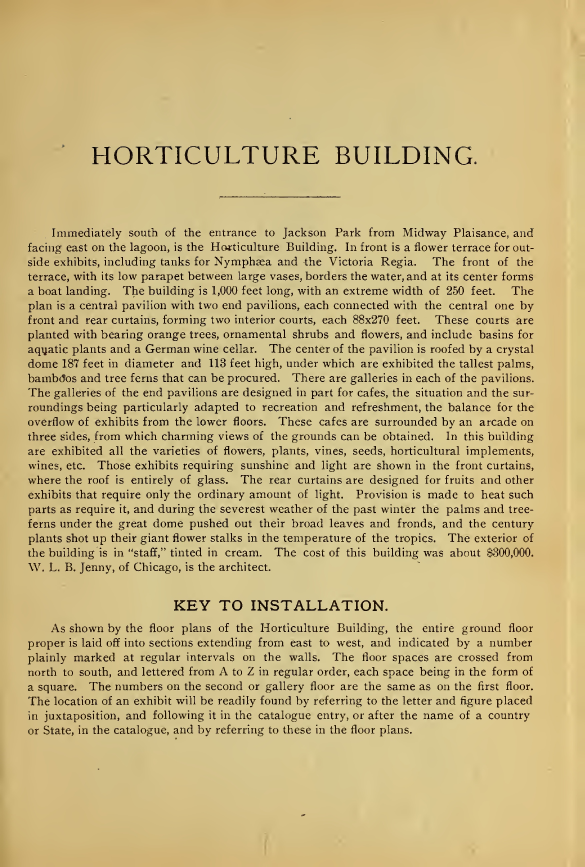
#> input picture art/source/exposition-horticulture/evidence/conkey-scan029.jpg, 1753 x 2600 px, found by its file name (shown at 1/3 size); its folder holds 3 pictures in this run; the run also reads 1 picture not shown here
$ python prepare-evidence.py
#> lines starting #> are read from the running program, lines starting #| are printed output that depends on the picture
"""Reproducible public-domain plan/photo derivatives, calibration and provenance."""
from pathlib import Path
import json,hashlib,subprocess
from PIL import Image,ImageDraw,ImageFont
ROOT=Path(__file__).resolve().parents[3];raw=ROOT/'artifacts/exposition-horticulture/raw';out=ROOT/'art/source/exposition-horticulture/evidence';out.mkdir(parents=True,exist_ok=True)
def write(p,v):p.write_text(json.dumps(v,indent=2)+'\n',encoding='utf-8',newline='\n')
def record(p):
 b=p.read_bytes();return dict(path=p.relative_to(ROOT).as_posix(),bytes=len(b),sha256=hashlib.sha256(b).hexdigest())
for name in ['conkey-scan029','conkey-plan-oriented']:
 im=Image.open(raw/(name+'.jpg')).convert('RGB');im.save(out/(name+'.jpg'),quality=96,subsampling=0,optimize=True)
#> further down, im is the input picture: PIL image 1753x2600 RGB; mean R, G, B 201.2, 182.7, 130.2
im=Image.open(raw/'conkey-plan-oriented.jpg').convert('RGB');d=ImageDraw.Draw(im);font=ImageFont.truetype('C:/Windows/Fonts/arialbd.ttf',48)
d.line((108,675,4090,675),fill='#9c4530',width=12)
for x in [108,4090]:d.ellipse((x-15,660,x+15,690),fill='#9c4530')
d.text((280,525),'Written 1000 ft baseline: 3982 px = 304.8 m',font=font,fill='#9c4530')
d.rectangle((576,885,1664,1253),outline='#167b78',width=9);d.rectangle((2538,885,3630,1253),outline='#167b78',width=9)
d.text((520,1300),'Courts provide an independent, imperfect check; exhibit grid is not structure.',font=font,fill='#167b78')
im.thumbnail((3000,2300));im.save(out/'conkey-calibration.jpg',quality=96,subsampling=0,optimize=True)
#> after `im.thumbnail((3000, 2300))`:
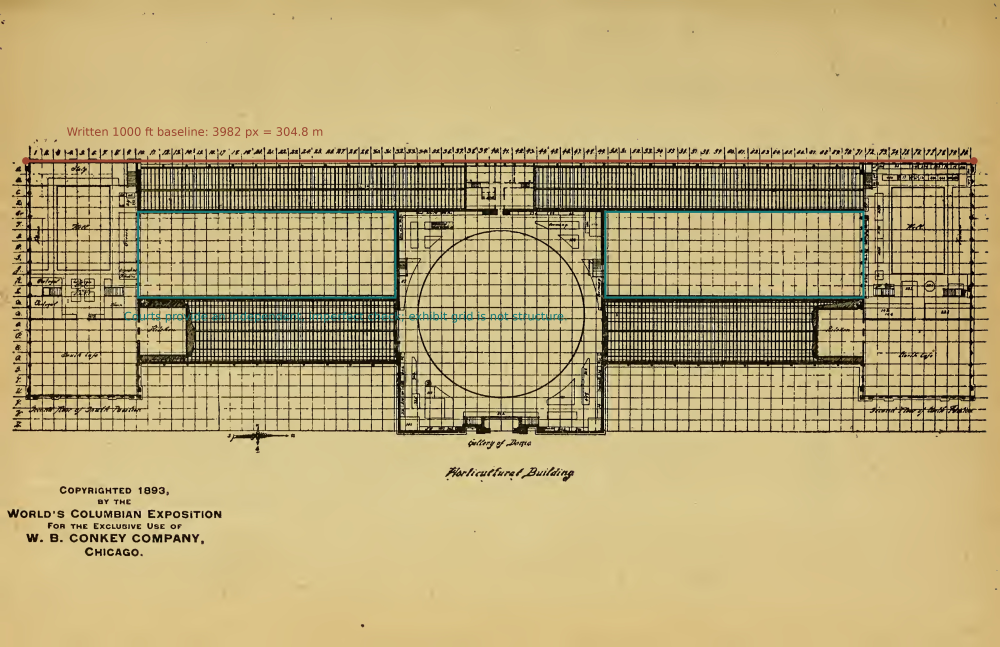
#> im: PIL image 3000x1939 RGB (shown at 1/3 size); mean R, G, B 189, 171.2, 121.6
im=Image.open(raw/'arnold-plate057.jpg').convert('RGB');im.thumbnail((2400,1900));im.save(out/'arnold-plate057.jpg',quality=96,subsampling=0,optimize=True)
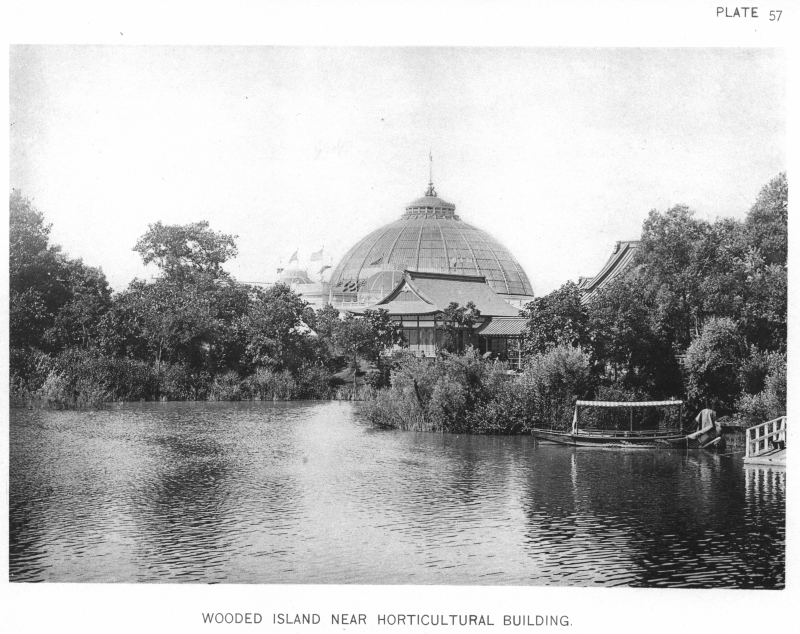
#> input picture art/source/exposition-horticulture/evidence/arnold-plate057.jpg, 2400 x 1900 px, found by its file name (shown at 1/3 size)
#> further down, im is the input picture: PIL image 2400x1900 RGB; min 19, max 255, mean 179
files=[record(p)for p in sorted(out.glob('*.jpg'))];files.append(record(ROOT/'art/source/horticulture-waterfront/evidence/arnold-plate043.jpg'))
source=dict(version=1,sourceIds=['HORT-CONKEY-1893','HORT-ARNOLD-1893','HORT-WALKER-1893'],
#> (the run stopped early here; a loop or call above may not have finished)
